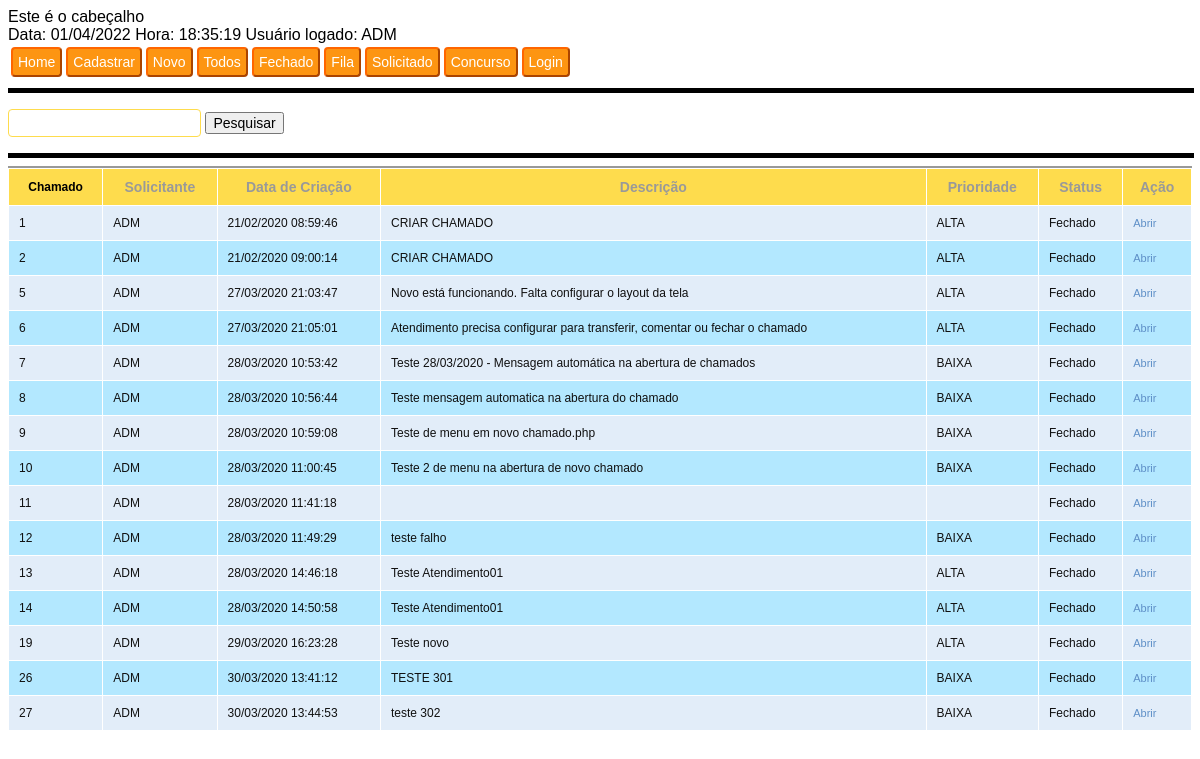
Page /responsavel.php (signed in) on the committed database.
### tables this page shows
CREATE TABLE IF NOT EXISTS  usuario  (
   IDUSUARIO  int(11) NOT NULL AUTO_INCREMENT,
   NOMEUSUARIO  varchar(50) DEFAULT NULL,
   LOGINUSUARIO  varchar(50) DEFAULT NULL,
   SENHAUSUARIO  varchar(8) DEFAULT NULL,
  NIVELUSUARIO INT,
  PRIMARY KEY ( IDUSUARIO )
);

CREATE TABLE IF NOT EXISTS  chamado  (
   IDCHAMADO  int(11) NOT NULL AUTO_INCREMENT,
   idusuario  int(11) DEFAULT NULL,
   DATAINICHAMADO  timestamp NOT NULL DEFAULT current_timestamp(),
   DESCRICAOCHAMADO  varchar(500) DEFAULT NULL,
   PRIORIDADECHAMADO  varchar(20) DEFAULT NULL,
   STATUSCHAMADO  varchar(10) DEFAULT NULL,
   DATAFIMCHAMADO  datetime DEFAULT NULL,
  PRIMARY KEY ( IDCHAMADO ),
  KEY  fk_usuario  ( idusuario )
);

### funcao.php (called while the page is built)
<?PHP
function cData($data){
	$ano = substr($data,0,4);
	$mes = substr($data,5,2);
	$dia = substr($data,8,2);
	$horario = substr($data,11,8);
	 $data = $dia."/".$mes."/".$ano." ".$horario;
	return $data;
}
?>

### responsavel.php (the view, shortened to what this page needs)
<?php header("Content-type: text/html; charset=utf-8");
require_once('funcao.php');
require_once("conexao.php");
require_once('header.php');
require_once('menu.php');
 $id=$_SESSION['id'];
 $sql = "SELECT nivelusuario from usuario where idusuario=$id";
		$result = mysqli_query($link,$sql)or die("Erro no banco de dados!");
		$dados = mysqli_fetch_array($result);
        $nivel=$dados[0];
if($nivel==1)
menuadm('Minha Fila');
else
menu('Minha Fila');
if(isset ($_POST['pesquisar'])){
        $sql = "SELECT c.idchamado,u.nomeusuario,c.datainichamado,c.descricaochamado,c.prioridadechamado,c.statuschamado FROM chamado c inner join usuario u on c.idusuario=u.idusuario where c.idchamado=".$_POST['pesquisa']."";
    }else
$sql = "SELECT c.idchamado,u.nomeusuario,c.datainichamado,c.descricaochamado,c.prioridadechamado,c.statuschamado FROM chamado c inner join usuario u on c.idusuario=u.idusuario where c.idusuario = '$id'";
$result = mysqli_query($link,$sql);
$i=0;
while($row = mysqli_fetch_array($result)) {
if($i%2==0)
$classname="evenRow";
else
$classname="oddRow";
?>
<tr class="<?php if(isset($classname)) echo $classname;?>">
<td><?php echo $row[0]; ?></td>
<td><?php echo $row[1]; ?></td>
<td><?php echo cdata($row[2]); ?></td>
<td><?php echo $row[3]; ?></td>
<td><?php echo $row[4]; ?></td>
<td><?php echo $row[5]; ?></td>
<td><a href="atendimento.php?idchamado=<?php echo $row[0]; ?>" class="link">Abrir</a></td>
</tr>
<?php
$i++;
}
?>
</table>
</BODY>
</HTML>

### header.php (shortened to what this page needs)
<?php
$id=$_SESSION['id'];
        $sql = "SELECT nomeusuario from usuario where idusuario=$id";
		$result = mysqli_query($link,$sql)or die("Erro no banco de dados!");
		$dados = mysqli_fetch_array($result);
        $nome=$dados[0];
echo"
<HTML>
<head>
<link rel='stylesheet' type='text/css' href='styles.css' />
</head>
<body>
<header>
   Este é o cabeçalho
</header>
";
echo "Data: " . date("d/m/Y")."   Hora: "  . date("H:i:s")." Usuário logado: $nome";
?>

### styles.css (style rules this page uses)
body { font-family:Arial; }
.evenRow { background-color: #E2EDF9; font-size:12px; color:#101010; }
.oddRow { background-color: #B3E8FF; font-size:12px; color:#101010; }
.link { text-decoration:none; color:#5e8fc7; font-size:11px; }

### rows in the picture
usuario: NOMEUSUARIO "ADM"
chamado: IDCHAMADO "1", idusuario.NOMEUSUARIO "ADM", DATAINICHAMADO "21/02/2020 08:59:46", DESCRICAOCHAMADO "CRIAR CHAMADO", PRIORIDADECHAMADO "ALTA", STATUSCHAMADO "Fechado"
chamado: IDCHAMADO "2", idusuario.NOMEUSUARIO "ADM", DATAINICHAMADO "21/02/2020 09:00:14", DESCRICAOCHAMADO "CRIAR CHAMADO", PRIORIDADECHAMADO "ALTA", STATUSCHAMADO "Fechado"
chamado: IDCHAMADO "5", idusuario.NOMEUSUARIO "ADM", DATAINICHAMADO "27/03/2020 21:03:47", DESCRICAOCHAMADO "Novo está funcionando. Falta configurar o layout da tela", PRIORIDADECHAMADO "ALTA", STATUSCHAMADO "Fechado"
chamado: IDCHAMADO "6", idusuario.NOMEUSUARIO "ADM", DATAINICHAMADO "27/03/2020 21:05:01", DESCRICAOCHAMADO "Atendimento precisa configurar para transferir, comentar ou fechar o chamado", PRIORIDADECHAMADO "ALTA", STATUSCHAMADO "Fechado"
chamado: IDCHAMADO "7", idusuario.NOMEUSUARIO "ADM", DATAINICHAMADO "28/03/2020 10:53:42", DESCRICAOCHAMADO "Teste 28/03/2020 - Mensagem automática na abertura de chamados", PRIORIDADECHAMADO "BAIXA", STATUSCHAMADO "Fechado"
chamado: IDCHAMADO "8", idusuario.NOMEUSUARIO "ADM", DATAINICHAMADO "28/03/2020 10:56:44", DESCRICAOCHAMADO "Teste mensagem automatica na abertura do chamado", PRIORIDADECHAMADO "BAIXA", STATUSCHAMADO "Fechado"
chamado: IDCHAMADO "9", idusuario.NOMEUSUARIO "ADM", DATAINICHAMADO "28/03/2020 10:59:08", DESCRICAOCHAMADO "Teste de menu em novo chamado.php", PRIORIDADECHAMADO "BAIXA", STATUSCHAMADO "Fechado"
chamado: IDCHAMADO "10", idusuario.NOMEUSUARIO "ADM", DATAINICHAMADO "28/03/2020 11:00:45", DESCRICAOCHAMADO "Teste 2 de menu na abertura de novo chamado", PRIORIDADECHAMADO "BAIXA", STATUSCHAMADO "Fechado"
chamado: IDCHAMADO "11", idusuario.NOMEUSUARIO "ADM", DATAINICHAMADO "28/03/2020 11:41:18", STATUSCHAMADO "Fechado"
chamado: IDCHAMADO "12", idusuario.NOMEUSUARIO "ADM", DATAINICHAMADO "28/03/2020 11:49:29", DESCRICAOCHAMADO "teste falho", PRIORIDADECHAMADO "BAIXA", STATUSCHAMADO "Fechado"
chamado: IDCHAMADO "13", idusuario.NOMEUSUARIO "ADM", DATAINICHAMADO "28/03/2020 14:46:18", DESCRICAOCHAMADO "Teste Atendimento01", PRIORIDADECHAMADO "ALTA", STATUSCHAMADO "Fechado"
chamado: IDCHAMADO "14", idusuario.NOMEUSUARIO "ADM", DATAINICHAMADO "28/03/2020 14:50:58", DESCRICAOCHAMADO "Teste Atendimento01", PRIORIDADECHAMADO "ALTA", STATUSCHAMADO "Fechado"
chamado: IDCHAMADO "19", idusuario.NOMEUSUARIO "ADM", DATAINICHAMADO "29/03/2020 16:23:28", DESCRICAOCHAMADO "Teste novo", PRIORIDADECHAMADO "ALTA", STATUSCHAMADO "Fechado"
chamado: IDCHAMADO "26", idusuario.NOMEUSUARIO "ADM", DATAINICHAMADO "30/03/2020 13:41:12", DESCRICAOCHAMADO "TESTE 301", PRIORIDADECHAMADO "BAIXA", STATUSCHAMADO "Fechado"
chamado: IDCHAMADO "27", idusuario.NOMEUSUARIO "ADM", DATAINICHAMADO "30/03/2020 13:44:53", DESCRICAOCHAMADO "teste 302", PRIORIDADECHAMADO "BAIXA", STATUSCHAMADO "Fechado"
